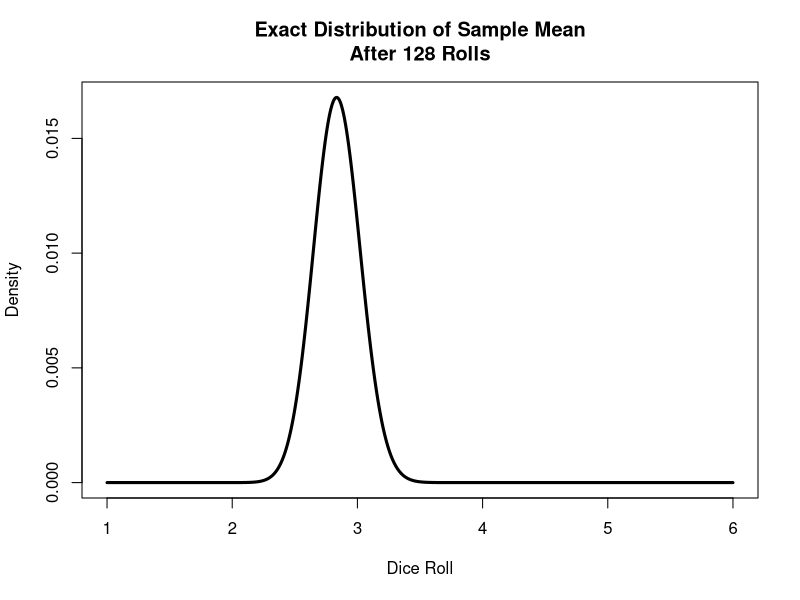

Recreate this plot in R.
#This code can be used to show how the distribution
# of sums of dice (numbered sequentially 1 to K)
# quickly become normal as the 
# number of dice increase, as well as
# "tightening" about the population average

#initial distribution of x
#  (could be renormalized to sum to one,
#   but this doesn't matter--this is
#   done below)
x<-c(100,5,9,16,25,36)
K<-length(x)

#How many dice do you want in the final estimate?
#  (expressed in log_2, i.e., if you want
#   2 dice, set NN=1, 4 dice NN=2, 8 dice NN=3, etc.)
NN<-7 #keep in mind this requires exponentially more
      #  memory as NN increases... 7 is already high.

#calculated recursively
for (nn in 1:NN){
  x<-x/sum(x)
  #basically using independence of rolls
  #  to get matrix of joint probability of 
  #  set 1 realizing to ii and set 2 to jj
  y<- cbind(x) %x% rbind(x)
  #total probabilities accumulate along
  #  the fixed-sum diagonals
  #  (a la 2 dice, when the sums are fixed on
  #   all up-right diagonals)
  x<-sapply(2:(2*nrow(y)),function(z)sum(y[row(y)+col(y)==z]))
}

plot(seq(1,K,length.out=length(x)),x,type="l",lwd=3,
     ylab="Density",xlab="Dice Roll",
     main=paste0("Exact Distribution of Sample Mean\nAfter ",2^NN," Rolls"))
